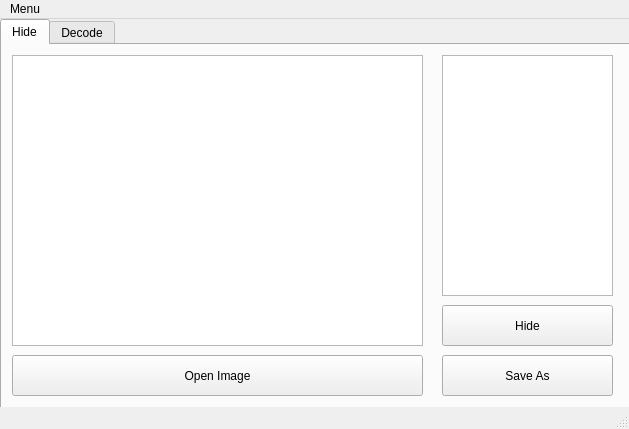
<?xml version="1.0" encoding="UTF-8"?>
<ui version="4.0">
 <class>MainWindow</class>
 <widget class="QMainWindow" name="MainWindow">
  <property name="geometry">
   <rect>
    <x>0</x>
    <y>0</y>
    <width>629</width>
    <height>429</height>
   </rect>
  </property>
  <property name="windowTitle">
   <string>MainWindow</string>
  </property>
  <widget class="QWidget" name="centralwidget">
   <widget class="QTabWidget" name="tabWidget">
    <property name="geometry">
     <rect>
      <x>0</x>
      <y>0</y>
      <width>631</width>
      <height>391</height>
     </rect>
    </property>
    <property name="currentIndex">
     <number>0</number>
    </property>
    <widget class="QWidget" name="Hide">
     <attribute name="title">
      <string>Hide</string>
     </attribute>
     <widget class="QGraphicsView" name="imageGraphicsView">
      <property name="geometry">
       <rect>
        <x>10</x>
        <y>10</y>
        <width>411</width>
        <height>291</height>
       </rect>
      </property>
     </widget>
     <widget class="QPushButton" name="openImageButton">
      <property name="geometry">
       <rect>
        <x>10</x>
        <y>310</y>
        <width>411</width>
        <height>41</height>
       </rect>
      </property>
      <property name="text">
       <string>Open Image</string>
      </property>
     </widget>
     <widget class="QPushButton" name="EncodeButton">
      <property name="geometry">
       <rect>
        <x>440</x>
        <y>260</y>
        <width>171</width>
        <height>41</height>
       </rect>
      </property>
      <property name="text">
       <string>Hide</string>
      </property>
     </widget>
     <widget class="QPushButton" name="saveAsButton">
      <property name="geometry">
       <rect>
        <x>440</x>
        <y>310</y>
        <width>171</width>
        <height>41</height>
       </rect>
      </property>
      <property name="text">
       <string>Save As</string>
      </property>
     </widget>
     <widget class="QTextEdit" name="toHideTextEdit">
      <property name="geometry">
       <rect>
        <x>440</x>
        <y>10</y>
        <width>171</width>
        <height>241</height>
       </rect>
      </property>
     </widget>
    </widget>
    <widget class="QWidget" name="Decode">
     <attribute name="title">
      <string>Decode</string>
     </attribute>
     <widget class="QTextEdit" name="toRevealTextEdit">
      <property name="geometry">
       <rect>
        <x>440</x>
        <y>10</y>
        <width>171</width>
        <height>291</height>
       </rect>
      </property>
     </widget>
     <widget class="QGraphicsView" name="imageGraphicsViewDecode">
      <property name="geometry">
       <rect>
        <x>10</x>
        <y>10</y>
        <width>411</width>
        <height>291</height>
       </rect>
      </property>
     </widget>
     <widget class="QPushButton" name="DecodeButton">
      <property name="geometry">
       <rect>
        <x>440</x>
        <y>310</y>
        <width>171</width>
        <height>41</height>
       </rect>
      </property>
      <property name="text">
       <string>Decode</string>
      </property>
     </widget>
     <widget class="QPushButton" name="openImageButtonDecode">
      <property name="geometry">
       <rect>
        <x>10</x>
        <y>310</y>
        <width>411</width>
        <height>41</height>
       </rect>
      </property>
      <property name="text">
       <string>Open Image</string>
      </property>
     </widget>
    </widget>
   </widget>
  </widget>
  <widget class="QMenuBar" name="menubar">
   <property name="geometry">
    <rect>
     <x>0</x>
     <y>0</y>
     <width>629</width>
     <height>22</height>
    </rect>
   </property>
   <widget class="QMenu" name="menuSteaganographie">
    <property name="title">
     <string>Menu</string>
    </property>
   </widget>
   <addaction name="menuSteaganographie"/>
  </widget>
  <widget class="QStatusBar" name="statusbar"/>
 </widget>
 <resources/>
 <connections/>
</ui>
